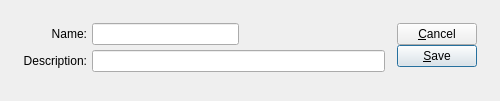
<ui version="4.0" >
 <comment>This file is part of the xTuple ERP: PostBooks Edition, a free and
open source Enterprise Resource Planning software suite,
Copyright (c) 1999-2010 by OpenMFG LLC, d/b/a xTuple.
It is licensed to you under the Common Public Attribution License
version 1.0, the full text of which (including xTuple-specific Exhibits)
is available at www.xtuple.com/CPAL.  By using this software, you agree
to be bound by its terms.</comment>
 <class>taxType</class>
 <widget class="QDialog" name="taxType" >
  <property name="geometry" >
   <rect>
    <x>0</x>
    <y>0</y>
    <width>500</width>
    <height>101</height>
   </rect>
  </property>
  <property name="windowTitle" >
   <string>Tax Type</string>
  </property>
  <layout class="QGridLayout" name="gridLayout" >
   <item row="0" column="0" >
    <layout class="QHBoxLayout" name="horizontalLayout" >
     <property name="spacing" >
      <number>12</number>
     </property>
     <property name="margin" >
      <number>12</number>
     </property>
     <item>
      <layout class="QVBoxLayout" name="verticalLayout" >
       <item>
        <layout class="QHBoxLayout" >
         <property name="spacing" >
          <number>5</number>
         </property>
         <property name="margin" >
          <number>0</number>
         </property>
         <item>
          <layout class="QVBoxLayout" >
           <property name="spacing" >
            <number>5</number>
           </property>
           <property name="margin" >
            <number>0</number>
           </property>
           <item>
            <widget class="QLabel" name="_nameLit" >
             <property name="text" >
              <string>Name:</string>
             </property>
             <property name="alignment" >
              <set>Qt::AlignRight|Qt::AlignTrailing|Qt::AlignVCenter</set>
             </property>
            </widget>
           </item>
           <item>
            <widget class="QLabel" name="_descriptionLit" >
             <property name="text" >
              <string>Description:</string>
             </property>
             <property name="alignment" >
              <set>Qt::AlignRight|Qt::AlignTrailing|Qt::AlignVCenter</set>
             </property>
            </widget>
           </item>
          </layout>
         </item>
         <item>
          <layout class="QVBoxLayout" >
           <property name="spacing" >
            <number>5</number>
           </property>
           <property name="margin" >
            <number>0</number>
           </property>
           <item>
            <layout class="QHBoxLayout" >
             <property name="spacing" >
              <number>0</number>
             </property>
             <property name="margin" >
              <number>0</number>
             </property>
             <item>
              <widget class="XLineEdit" name="_name" />
             </item>
             <item>
              <spacer>
               <property name="orientation" >
                <enum>Qt::Horizontal</enum>
               </property>
               <property name="sizeType" >
                <enum>QSizePolicy::Expanding</enum>
               </property>
               <property name="sizeHint" stdset="0" >
                <size>
                 <width>20</width>
                 <height>20</height>
                </size>
               </property>
              </spacer>
             </item>
            </layout>
           </item>
           <item>
            <widget class="XLineEdit" name="_description" />
           </item>
          </layout>
         </item>
        </layout>
       </item>
       <item>
        <spacer name="verticalSpacer" >
         <property name="orientation" >
          <enum>Qt::Vertical</enum>
         </property>
         <property name="sizeHint" stdset="0" >
          <size>
           <width>20</width>
           <height>0</height>
          </size>
         </property>
        </spacer>
       </item>
      </layout>
     </item>
     <item>
      <layout class="QVBoxLayout" >
       <property name="spacing" >
        <number>0</number>
       </property>
       <property name="margin" >
        <number>0</number>
       </property>
       <item>
        <layout class="QVBoxLayout" >
         <property name="spacing" >
          <number>0</number>
         </property>
         <property name="margin" >
          <number>0</number>
         </property>
         <item>
          <widget class="QPushButton" name="_close" >
           <property name="text" >
            <string>&amp;Cancel</string>
           </property>
          </widget>
         </item>
         <item>
          <widget class="QPushButton" name="_save" >
           <property name="text" >
            <string>&amp;Save</string>
           </property>
           <property name="autoDefault" >
            <bool>true</bool>
           </property>
           <property name="default" >
            <bool>true</bool>
           </property>
          </widget>
         </item>
        </layout>
       </item>
       <item>
        <spacer>
         <property name="orientation" >
          <enum>Qt::Vertical</enum>
         </property>
         <property name="sizeType" >
          <enum>QSizePolicy::Expanding</enum>
         </property>
         <property name="sizeHint" stdset="0" >
          <size>
           <width>20</width>
           <height>0</height>
          </size>
         </property>
        </spacer>
       </item>
      </layout>
     </item>
    </layout>
   </item>
  </layout>
 </widget>
 <layoutdefault spacing="6" margin="11" />
 <pixmapfunction>qPixmapFromMimeSource</pixmapfunction>
 <customwidgets>
  <customwidget>
   <class>XLineEdit</class>
   <extends>QLineEdit</extends>
   <header>xlineedit.h</header>
   <container>1</container>
  </customwidget>
 </customwidgets>
 <tabstops>
  <tabstop>_name</tabstop>
  <tabstop>_description</tabstop>
  <tabstop>_save</tabstop>
  <tabstop>_close</tabstop>
 </tabstops>
 <resources/>
 <connections>
  <connection>
   <sender>_close</sender>
   <signal>clicked()</signal>
   <receiver>taxType</receiver>
   <slot>reject()</slot>
   <hints>
    <hint type="sourcelabel" >
     <x>20</x>
     <y>20</y>
    </hint>
    <hint type="destinationlabel" >
     <x>20</x>
     <y>20</y>
    </hint>
   </hints>
  </connection>
 </connections>
</ui>
